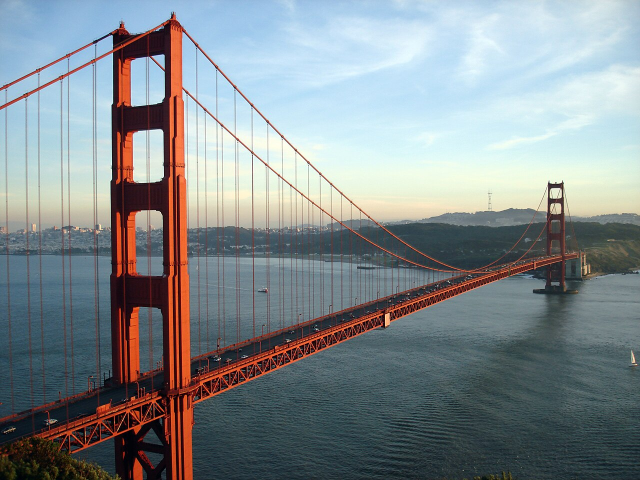
#> input picture 3_openCV_ile_goruntu_isleme/img/golden_gate.jpg, 1280 x 960 px (shown at 1/2 size)
$ jupyter execute 5_resmi_yeniden_kaydet_ve_kirp.ipynb
#> lines starting #> are read from the running program, lines starting #| are printed output that depends on the picture
[cell 1]
import cv2

#resmi al
img= cv2.imread("img/golden_gate.jpg",0)
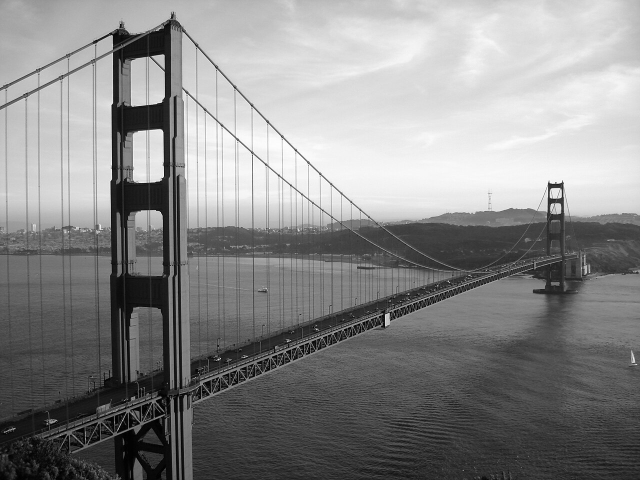
#> img: shape (960, 1280) (shown at 1/2 size); min 0, max 255, mean 136.3
print("resim boyutu: ", img.shape)#boyut alma
#| resim boyutu:  (960, 1280)
cv2.imshow("orijinal",img)#resmi goster
imgResized= cv2.resize(img, (800,800)) #yeniden boyutlandir
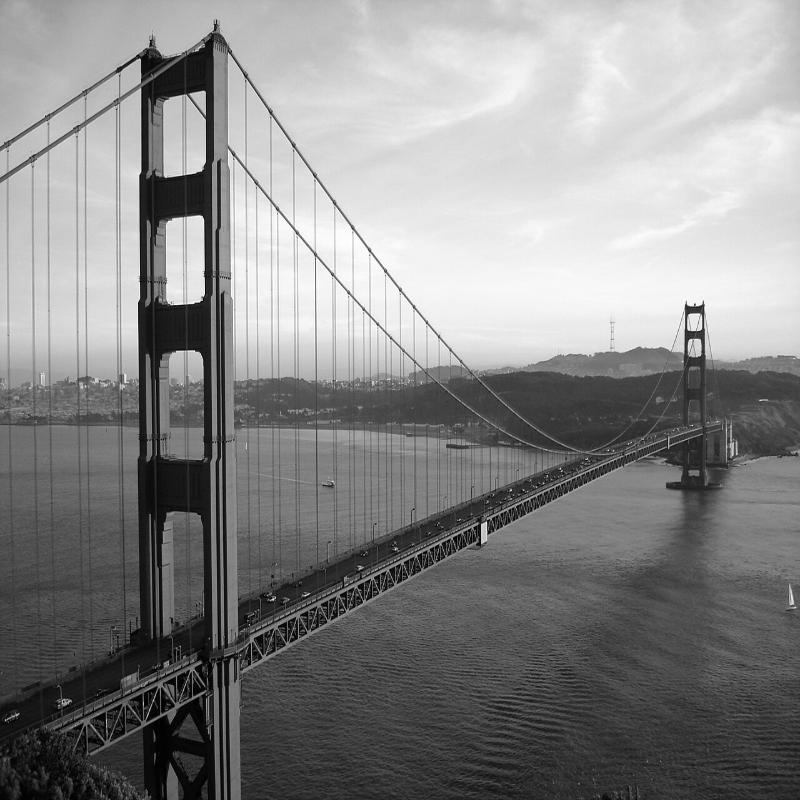
#> imgResized: shape (800, 800); min 0, max 255, mean 136.2
print("yeniden boyutlandırılan görselin boyutu", imgResized.shape)#boyut alma
#| yeniden boyutlandırılan görselin boyutu (800, 800)
cv2.imshow("kilmis resim",imgResized)

#kırpma
imgCropped=img[:200,:300] #once yukseklik sonra genislik
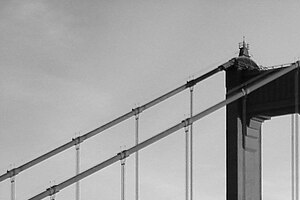
#> imgCropped: shape (200, 300); min 0, max 249, mean 163.3
cv2.imshow("kilmis resim",imgCropped)

k=cv2.waitKey(0) & 0xFF
#> (key Esc is pressed here)
if k==27: #esc harf değeri, esc basıldığında pencereler kapansın
    cv2.destroyAllWindows()

$ run again, with 3_openCV_ile_goruntu_isleme/img/manzara1(1).jpg copied over 3_openCV_ile_goruntu_isleme/img/golden_gate.jpg
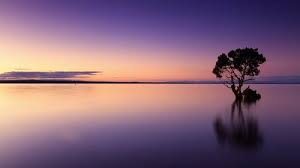
#> input picture 3_openCV_ile_goruntu_isleme/img/manzara1(1).jpg, 300 x 168 px
#> `img= cv2.imread("img/golden_gate.jpg",0)`:
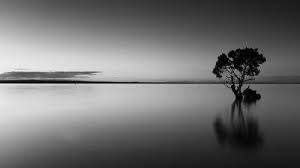
#> img: shape (168, 300); min 0, max 244, mean 110.7
#| resim boyutu:  (168, 300)
#> `imgResized= cv2.resize(img, (800,800))`:
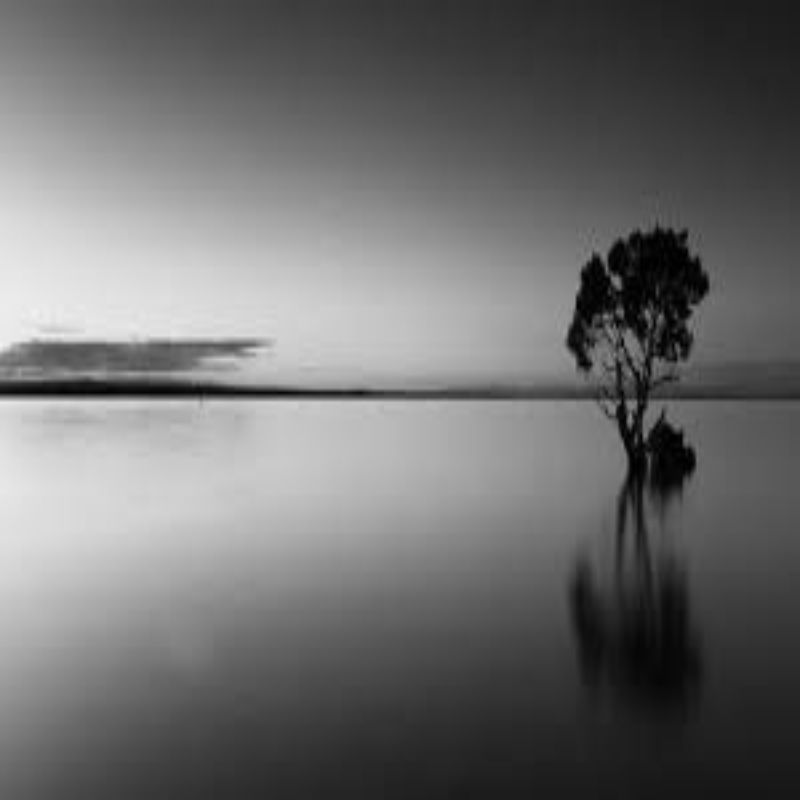
#> imgResized: shape (800, 800); min 0, max 243, mean 110.6
#| yeniden boyutlandırılan görselin boyutu (800, 800)
